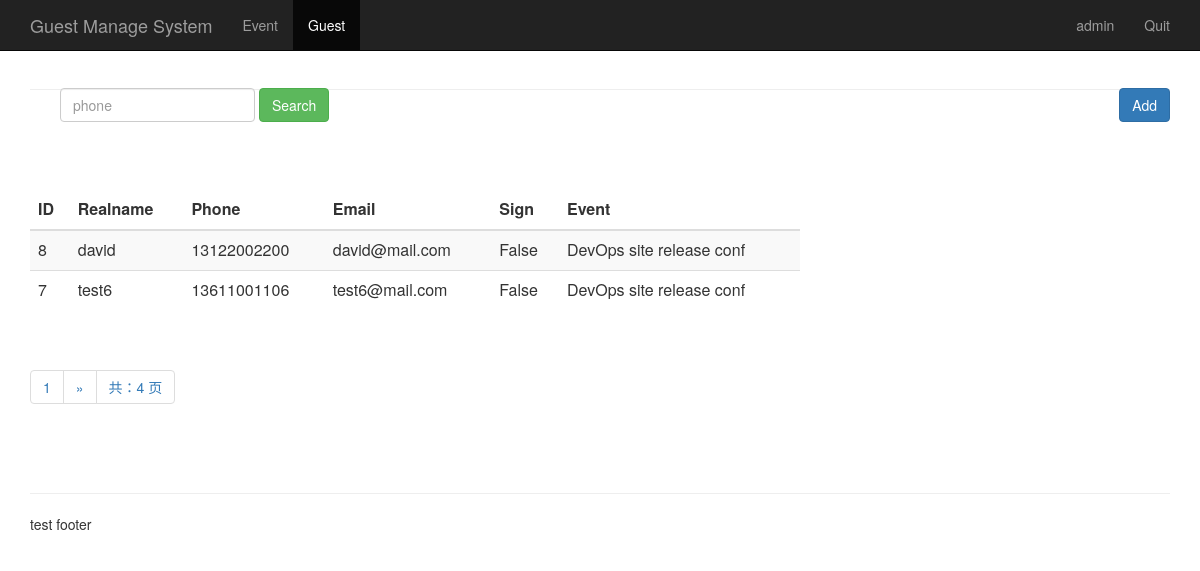
The page /guest_manage/ (signed in) on the database its author committed.
### sign/models.py (models this page shows, shortened)
class Guest(models.Model):
    event = models.ForeignKey(Event,on_delete=models.CASCADE,)
    realname = models.CharField(max_length=64)
    phone = models.CharField(max_length=16)
    email = models.EmailField()
    sign = models.BooleanField()
    create_time = models.DateTimeField(auto_now=True)
    class Meta:
        unique_together = ("event", "phone")
        ordering = ['-id']

class Event(models.Model):
    name = models.CharField(max_length=100)
    limit = models.IntegerField()
    status = models.BooleanField()
    address = models.CharField(max_length=200)
    start_time = models.DateTimeField('events time')
    create_time = models.DateTimeField(auto_now = True)
    def __str__(self):
        return self.name

### sign/views.py (the view)
# urls.py: path('guest_manage/', views.guest_manage),
@login_required
def guest_manage(request):
    username = request.session.get('user', '')
    guest_list = Guest.objects.all()
    paginator = Paginator(guest_list, 2)
    page = request.GET.get('page')
    try:
        contacts = paginator.page(page)
    except PageNotAnInteger:
        contacts = paginator.page(1)
    except EmptyPage:
        contacts = paginator.page(paginator.num_pages)
    return render(request, "guest_manage.html", {"user": username,
                                                 "guests": contacts})

### sign/templates/guest_manage.html (shortened to what this page needs)
{% extends "base.html" %}
{% block content %}
      <nav class="navbar navbar-inverse navbar-fixed-top">
        <div class="container">
          <div class="navbar-header">
            <a class="navbar-brand" href="/guest_manage/">Guest Manage System</a>
          </div>
          <div id="navbar" class="collapse navbar-collapse">
            <ul class="nav navbar-nav">
              <li><a href="/event_manage/">Event</a></li>
              <li class="active"><a href="#about">Guest</a></li>
            </ul>
            <ul class="nav navbar-nav navbar-right">
             <li><a href="#">{{user}}</a></li>
             <li><a href="/logout/">Quit</a></li>
           </ul>
          </div>
        </div>
      </nav>
      <div class="container theme-showcase" role="main">
        <div class="page-header" style="margin-top: 80px;">
          <div id="navbar" class="navbar-collapse collapse" style="float:left;">
            <form class="navbar-form" method="get" action="/search_phone/">
              <div class="form-group">
                <input name="phone" type="text" placeholder="phone" class="form-control">
              </div>
              <button type="submit" class="btn btn-success">Search</button>
            </form>
          </div>
          <div style="float:right;">
            <button type="submit" class="btn btn-primary" onclick="window.location.href='/add_guest/'" style="margin-top: 8px;">Add</button>
          </div>
        </div>
        <div class="row" style="padding-top: 80px">
          <div class="col-md-6" style="width: 800px;">
            <table class="table table-striped">
              <thead>
                <tr>
                  <th>ID</th>
                  <th>Realname</th>
                  <th>Phone</th>
                  <th>Email</th>
                  <th>Sign</th>
                  <th>Event</th>
                </tr>
              </thead>
              <tbody>
                {% for guest in guests %}
                  <tr>
                    <td>{{ guest.id }}</td>
                    <td>{{ guest.realname }}</td>
                    <td>{{ guest.phone }}</td>
                    <td>{{ guest.email }}</td>
                    <td>{{ guest.sign }}</td>
                    <td>{{ guest.event }}</td>
                  </tr>
               {% endfor %}
              </tbody>
            </table>
          </div>
        </div>
      <div class="pagination">
        <span class="step-links">
          <ul class="pagination">
             <li><a href="#">{{ guests.number }}</a></li>
            {% if guests.has_next %}
              {% if phone %}
                <li><a href="?phone={{ phone }}&page={{ guests.next_page_number }}">&raquo;</a></li>
              {% else %}
               <li><a href="?page={{ guests.next_page_number }}">&raquo;</a></li>
              {% endif %}
            {% endif %}
            <li><a href="#">共：{{ guests.paginator.num_pages }} 页</a></li>
          </ul>
        </span>
      </div>
      </div>
{% endblock %}

### rows shown on the page
Guest: id "8", realname "david", phone "13122002200", email "david@mail.com", sign "False", event "DevOps site release conf"
Guest: id "7", realname "test6", phone "13611001106", email "test6@mail.com", sign "False", event "DevOps site release conf"

### other values the page prints
{{ user }} "admin"
{{ guests.number }} "1"
{{ guests.paginator.num_pages }} "4"
